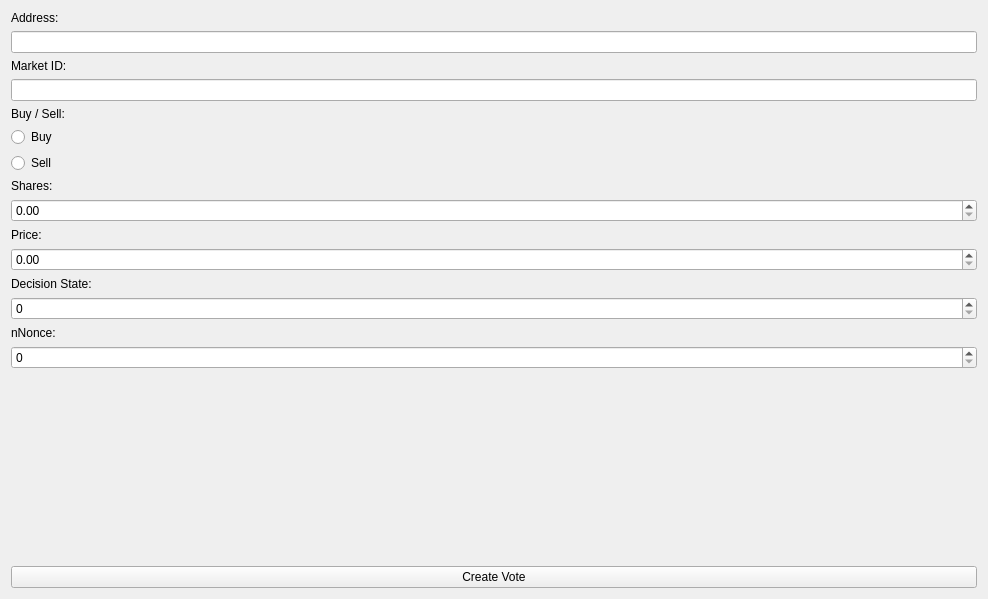
<?xml version="1.0" encoding="UTF-8"?>
<ui version="4.0">
 <class>VoteView</class>
 <widget class="QWidget" name="VoteView">
  <property name="geometry">
   <rect>
    <x>0</x>
    <y>0</y>
    <width>988</width>
    <height>599</height>
   </rect>
  </property>
  <property name="windowTitle">
   <string>Form</string>
  </property>
  <layout class="QVBoxLayout" name="verticalLayout">
   <item>
    <widget class="QLabel" name="label">
     <property name="text">
      <string>Address:</string>
     </property>
    </widget>
   </item>
   <item>
    <widget class="QLineEdit" name="lineEditAddress"/>
   </item>
   <item>
    <widget class="QLabel" name="label_2">
     <property name="text">
      <string>Market ID:</string>
     </property>
    </widget>
   </item>
   <item>
    <widget class="QLineEdit" name="lineEditMarketID"/>
   </item>
   <item>
    <widget class="QLabel" name="label_3">
     <property name="text">
      <string>Buy / Sell:</string>
     </property>
    </widget>
   </item>
   <item>
    <widget class="QRadioButton" name="radioButtonBuy">
     <property name="text">
      <string>Buy</string>
     </property>
    </widget>
   </item>
   <item>
    <widget class="QRadioButton" name="radioButtonSell">
     <property name="text">
      <string>Sell</string>
     </property>
    </widget>
   </item>
   <item>
    <widget class="QLabel" name="label_4">
     <property name="text">
      <string>Shares:</string>
     </property>
    </widget>
   </item>
   <item>
    <widget class="QDoubleSpinBox" name="doubleSpinBoxShares"/>
   </item>
   <item>
    <widget class="QLabel" name="label_5">
     <property name="text">
      <string>Price:</string>
     </property>
    </widget>
   </item>
   <item>
    <widget class="QDoubleSpinBox" name="doubleSpinBoxPrice"/>
   </item>
   <item>
    <widget class="QLabel" name="label_6">
     <property name="text">
      <string>Decision State:</string>
     </property>
    </widget>
   </item>
   <item>
    <widget class="QSpinBox" name="spinBoxState"/>
   </item>
   <item>
    <widget class="QLabel" name="label_7">
     <property name="text">
      <string>nNonce:</string>
     </property>
    </widget>
   </item>
   <item>
    <widget class="QSpinBox" name="spinBoxNonce"/>
   </item>
   <item>
    <spacer name="verticalSpacer">
     <property name="orientation">
      <enum>Qt::Vertical</enum>
     </property>
     <property name="sizeHint" stdset="0">
      <size>
       <width>20</width>
       <height>40</height>
      </size>
     </property>
    </spacer>
   </item>
   <item>
    <widget class="QPushButton" name="pushButtonCreateVote">
     <property name="text">
      <string>Create Vote</string>
     </property>
    </widget>
   </item>
  </layout>
 </widget>
 <resources/>
 <connections/>
</ui>
